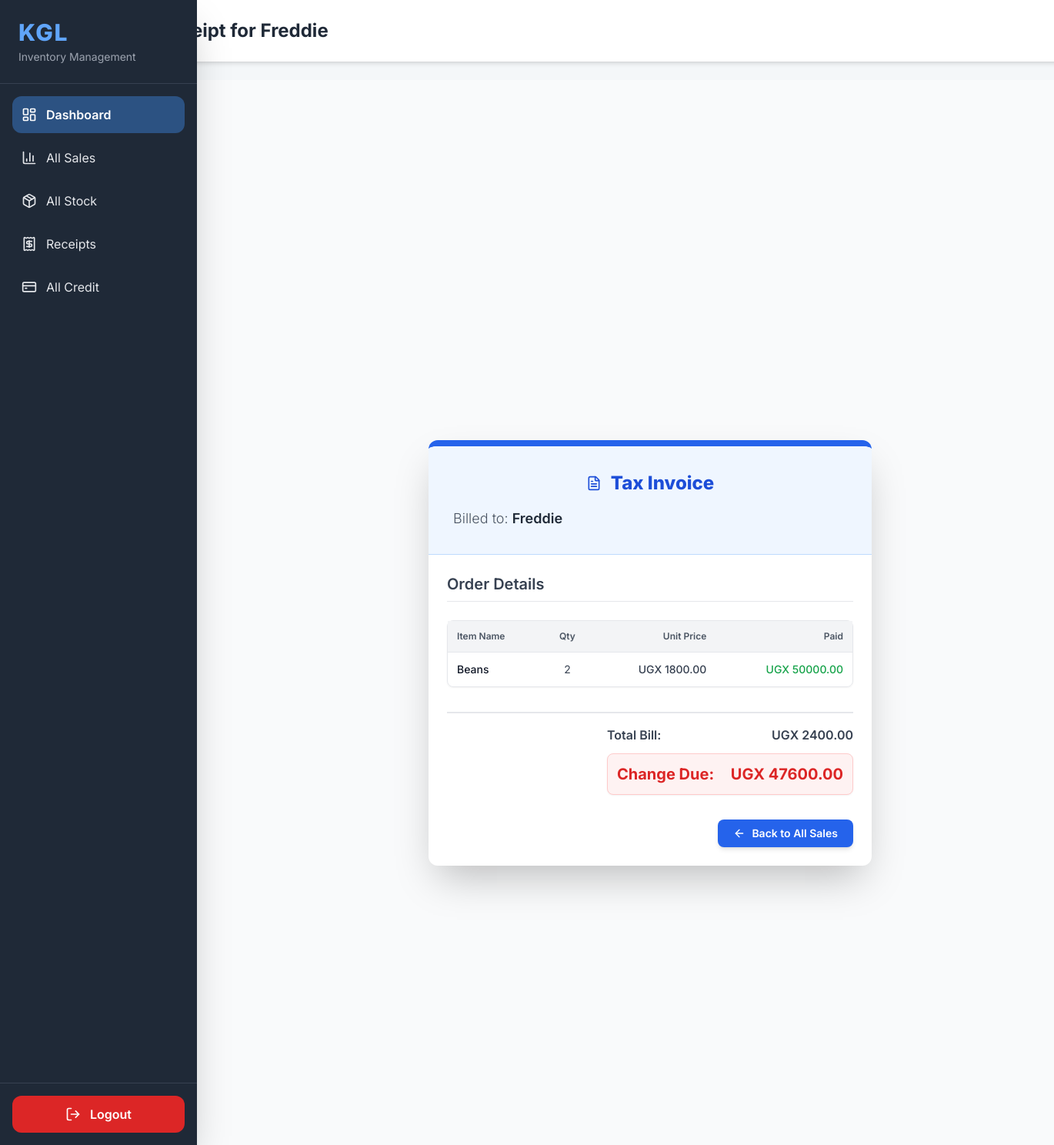
The app's page /receipt/2/ with its own data.
### kgl_app/models.py (models this page shows, shortened)
class Sales(models.Model):
    product_name=models.ForeignKey(Stock, on_delete=models.CASCADE)
    tonnage=models.IntegerField()
    amount_paid =models.IntegerField(default=0,blank =False)
    buyers_name=models.CharField(max_length=35)
    date_and_time =models.DateTimeField(auto_now_add=True)
    salesagent_name=models.ForeignKey(Userprofile, on_delete=models.CASCADE,null=True)
    is_sold_on_cash=models.BooleanField(default=False)
    branch =models.ForeignKey(Branch, on_delete=models.CASCADE,null=True)
    selling_price=models.IntegerField(null=True,blank=True)
    def total_sales(self):
        return self.product_name.selling_price * self.tonnage
    def calculate_change(self):
        total_sale = self.total_sales()
        if self.amount_paid is not None:
            change = self.amount_paid - total_sale
            return change
        return None

class Stock(models.Model):
    name_of_produce=models.CharField(max_length =255)
    type_of_produce =models.ForeignKey(ProduceType,on_delete=models.CASCADE,null=False,)
    date_and_time_of_produce= models.DateTimeField(auto_now_add =True)
    received_quantity = models.IntegerField(blank=False,null=False,default=0)
    issued_quantity=models.IntegerField(blank=False,null=False,default=0)
    tonnage =models.IntegerField(blank = False,null=False,default=0)
    cost=models.IntegerField(blank =False,default=25)
    name_of_dealer=models.CharField(max_length=255)
    branch=models.ForeignKey(Branch, on_delete=models.CASCADE,null=False,default=0)
    contact=models.CharField(default=20,null=False)
    selling_price=models.IntegerField(null=True,blank=True)
    current_stock =models.IntegerField(null=True,blank=False)
    def __str__(self):
        return self.name_of_produce

### kgl_app/views.py (the view)
# urls.py: path("receipt/<int:receipt_id>/",views.receipt_detail, name="receipt_detail"),
def receipt_detail(request, receipt_id):
    receipt = get_object_or_404(Sales, id=receipt_id)
    return render(request, 'receipt_detail.html', {'receipt': receipt})

### kgl_app/templates/receipt_detail.html
{% extends 'base.html' %}
{% load static %}
{% block page_title %}Receipt for {{ receipt.buyers_name }}{% endblock %}
{% block content %}
<div class="min-h-screen flex items-center justify-center p-4 sm:p-6 bg-gray-50">
    <div class="bg-white rounded-xl shadow-2xl w-full max-w-xl overflow-hidden border-t-8 border-blue-600">
        <div class="bg-blue-50 text-gray-800 p-6 sm:p-8 border-b border-blue-200">
            <h1 class="text-2xl font-extrabold text-blue-700 mb-2 flex items-center justify-center space-x-3">
                <i data-lucide="file-text" class="w-5 h-5"></i>
                <span>Tax Invoice</span>
            </h1>
            <p class="text-lg font-light text-gray-600 mt-4">
                Billed to: <span class="font-semibold text-gray-800">{{ receipt.buyers_name }}</span>
            </p>
        </div>
        <div class="p-4 sm:p-6">
            <h2 class="text-xl font-semibold text-gray-700 mb-6 border-b pb-2">Order Details</h2>
            <div class=" rounded-lg border border-gray-200 shadow-sm mb-8">
                <table class="w-full text-left">
                    <thead class="bg-gray-100 border-b border-gray-200">
                        <tr>
                            <th scope="col" class="px-3 py-3 text-xs font-semibold text-gray-600">Item Name</th>
                            <th scope="col" class="px-3 py-3 text-xs font-semibold text-center text-gray-600">Qty</th>
                            <th scope="col" class="px-3 py-3 text-xs font-semibold text-right text-gray-600">Unit Price</th>
                            <th scope="col" class="px-3 py-3 text-xs font-semibold text-right text-gray-600">Paid</th>
                        </tr>
                    </thead>
                    <tbody>
                        <tr class="hover:bg-gray-50 transition duration-100">
                            <td class="px-3 py-3 text-sm font-medium text-gray-900">{{ receipt.product_name }}</td>
                            <td class="px-3 py-3 text-sm text-center text-gray-700">{{ receipt.tonnage }}</td>
                            <td class="px-3 py-3 text-sm text-right font-medium text-gray-700">UGX {{ receipt.selling_price|floatformat:2 }}</td>
                            <td class="px-3 py-3 text-sm text-right font-medium text-green-600">UGX {{ receipt.amount_paid|floatformat:2 }}</td>
                        </tr>
                    </tbody>
                </table>
            </div>
            <div class="flex flex-col items-end space-y-3 pt-4 border-t-2 border-gray-200">
                <div class="flex justify-between w-full max-w-xs text-base font-semibold text-gray-700">
                    <span>Total Bill:</span>
                    <span>UGX {{ receipt.total_sales|floatformat:2 }}</span>
                </div>
                <div class="flex justify-between w-full max-w-xs text-xl font-bold text-red-600 p-3 bg-red-50 rounded-lg shadow-sm border border-red-200">
                    <span>Change Due:</span>
                    <span>UGX {{ receipt.calculate_change|floatformat:2 }}</span>
                </div>
            </div>
            <div class="mt-8 flex justify-end">
                <a href="{% url 'allsales' %}" class="flex items-center space-x-2 px-5 py-2 bg-blue-600 text-white font-semibold rounded-lg shadow-md hover:bg-blue-700 transition duration-150 transform hover:-translate-y-0.5 text-sm">
                    <i data-lucide="arrow-left" class="w-4 h-4"></i>
                    <span>Back to All Sales</span>
                </a>
            </div>
        </div>
    </div>
</div>
{% endblock %}

### kgl_app/templates/base.html (style rules this page uses)
body { font-family: 'Inter', sans-serif; background-color: #f4f7f9; }

### records on screen
Sales: buyers_name "Freddie", product_name "Beans", tonnage "2", selling_price "1800.00", amount_paid "50000.00", total_sales "2400.00", calculate_change "47600.00"
